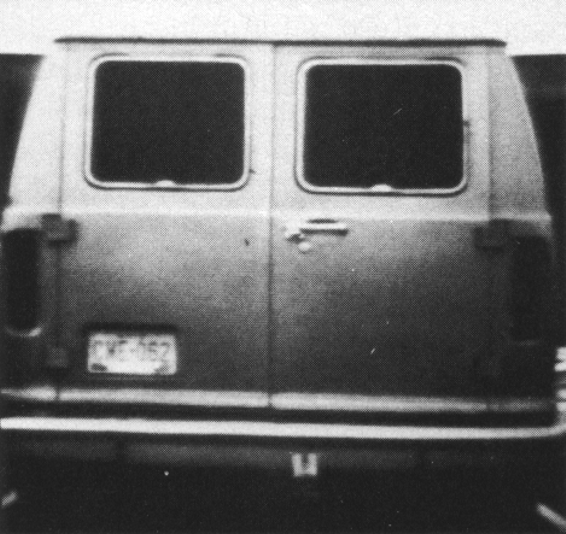
#> input picture pictures/实验4.tif, 566 x 534 px, found by its file name
$ python experiment_4.py
#> lines starting #> are read from the running program, lines starting #| are printed output that depends on the picture; after the words box and inside, x2 and y2 are one past the last pixel; in counts of white or black regions, pixels touching at a corner belong together
from math import *
from sympy import *
import cv2
import numpy as np
import copy
import scipy.signal as signal
import pylab as pl

car = cv2.imread("实验4.tif", 0)
#> car is the input picture: shape (534, 566); min 26, max 255, mean 106.1
car = cv2.GaussianBlur(car, (9,9), 0)
row, column = car.shape
#> row = 534; column = 566
car_f = np.copy(car)/255.0  # 像素值0-1之间

# sobel算子
sobelx = cv2.Sobel(car_f, -1, 1, 0, ksize=3) #只计算x方向
sobely = cv2.Sobel(car_f, -1, 0, 1, ksize=3) #只计算y方向
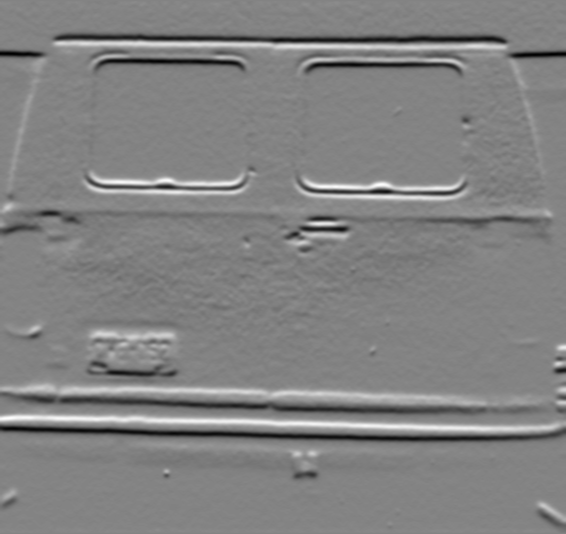
#> sobely: shape (534, 566) float64; min -1.12, max 1.05, mean -0.012; drawn with min black and max white
mag, ang = cv2.cartToPolar(sobelx, sobely, angleInDegrees=1)  # 得到梯度幅度和梯度角度阵列
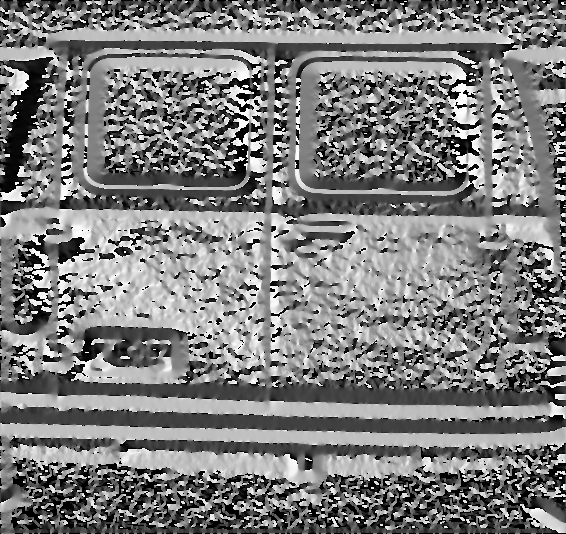
#> ang: shape (534, 566) float64; min 0, max 360, mean 177.3; drawn with min black and max white
cv2.imshow('M', mag)
cv2.imshow('x and y', np.hstack((sobelx, sobely)))
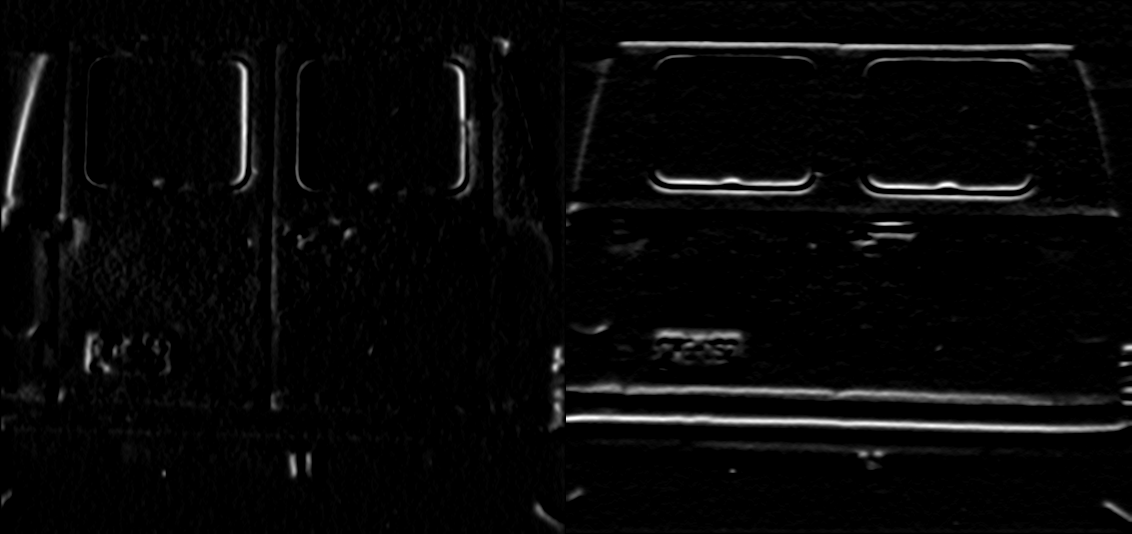
#> window 'x and y': shape (534, 1132); min 0, max 255, mean 7.6
# cv2.waitKey(0)

# 步骤二
g1 = np.zeros(car_f.shape)  # g与图片大小相同
X1, Y1 = np.where((mag > np.max(mag) * 0.4) & (mag < np.max(mag) * 0.9) &(ang >= 45)&(ang <= 135) )
#> X1 = 9696 values from 42 to 516; Y1 = 9696 values, max 565 at index 4735, min 0 at index 6559, mean 263
X5, Y5 = np.where((mag > np.max(mag) * 0.4) & (mag < np.max(mag) * 0.9) &(ang >= 245)&(ang <= 315) )
#> X5 = 10789 values from 34 to 521; Y5 = 10789 values, max 565 at index 2234, min 0 at index 2189, mean 269.2
g1[X1, Y1] = 1
g1[X5, Y5] = 1

g2 = np.zeros(car_f.shape)  # g与图片大小相同
X2, Y2 = np.where((mag > np.max(mag) * 0.4) & (mag < np.max(mag) * 0.7) & ( ang <= 45) )
#> X2 = 1190 values from 44 to 462; Y2 = 1190 values, max 561 at index 1124, min 2 at index 935, mean 171.3
X3, Y3 = np.where((mag > np.max(mag) * 0.4) & (mag < np.max(mag) * 0.7) & ( ang >= 135) & (ang <=225))
#> X3 = 1635 values from 39 to 474; Y3 = 1635 values, max 552 at index 1339, min 38 at index 1363, mean 307.1
X4, Y4 = np.where((mag > np.max(mag) * 0.4) & (mag < np.max(mag) * 0.7) & ( ang >= 315))
#> X4 = 656 values from 41 to 514; Y4 = 656 values, max 562 at index 459, min 2 at index 394, mean 320.9
g2[X2, Y2] = 1
g2[X3, Y3] = 1
g2[X4, Y4] = 1

# 行扫描，间隔k时，进行填充，填充值为1
def edge_connection(img, size, k):
#> called with size = 534, k = 25
    for i in range(size):
        Yi = np.where(img[i,:] > 0)
        if len(Yi[0]) > 11:  # 可调整
            for j in range(0, len(Yi[0]) - 1):
                if Yi[0][j + 1] - Yi[0][j] <= k:
                    img[i, Yi[0][j]:Yi[0][j + 1]] = 1
    return img


gx = edge_connection(g1, car_f.shape[0], k=25)
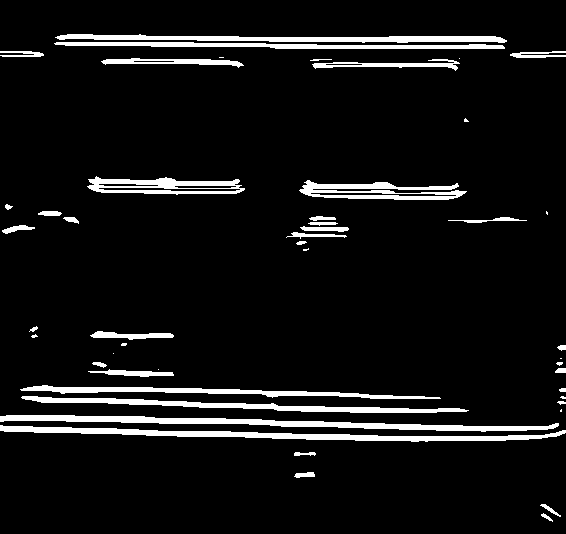
#> g1: shape (534, 566) float64; values 0 (black) and 1 (white), 7.3% white; 48 white regions (13 under 20 px), largest, box (x1, y1, x2, y2) and area: (0, 415, 559, 432) 3166, (0, 425, 566, 442) 3087, (55, 34, 507, 43) 2281
g2 = cv2.rotate(g2, 0)
gy = edge_connection(g2, car_f.shape[1], k=25)
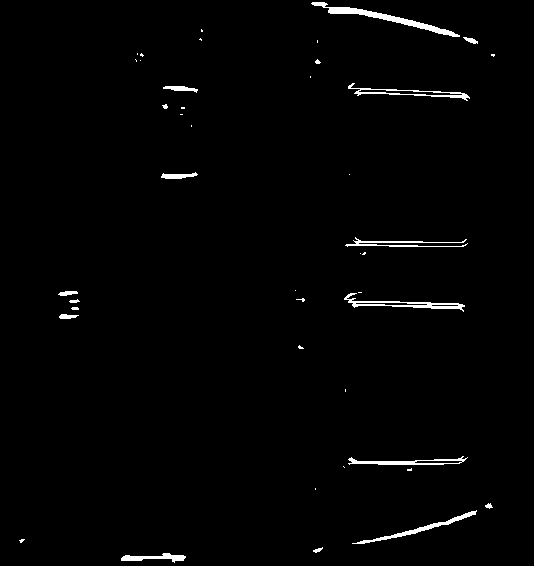
#> g2: shape (566, 534) float64; values 0 (black) and 1 (white), 1.4% white; 42 white regions (25 under 20 px), largest, box (x1, y1, x2, y2) and area: (311, 2, 460, 37) 830, (344, 293, 465, 312) 558, (352, 510, 477, 544) 468
gy = cv2.rotate(gy, 2)
g = gx + gy
cv2.imshow("gy", gy)
cv2.imshow("gx", gx)
cv2.imshow("g", g)
# cv2.waitKey(0)

# 形态学细化
def refining(f):
    rows, cols = f.shape
#> rows = 534; cols = 566
    # 细化模板
    B1 = np.array([-1, -1, -1, 0, 1, 0, 1, 1, 1]).reshape(3, 3)
    B2 = np.array([0, -1, -1, 1, 1, -1, 1, 1, 0]).reshape(3, 3)
    B3 = np.array([1, 0, -1, 1, 1, -1, 1, 0, -1]).reshape(3, 3)
    B4 = np.array([1, 1, 0, 1, 1, -1, 0, -1, -1]).reshape(3, 3)
    B5 = np.array([1, 1, 1, 0, 1, 0, -1, -1, -1]).reshape(3, 3)
    B6 = np.array([0, 1, 1, -1, 1, 1, -1, -1, 0]).reshape(3, 3)
    B7 = np.array([-1, 0, 1, -1, 1, 1, -1, 0, 1]).reshape(3, 3)
    B8 = np.array([-1, -1, 0, -1, 1, 1, 0, 1, 1]).reshape(3, 3)
    maskList = [B1, B2, B3, B4, B5, B6, B7, B8]
    count = 0
    # skemask1 = np.array([1, 0, 1, 0, 1, 0, 1, 0, 1]).reshape(3, 3)
    while True:
        temp = f.copy
        for m in maskList:
            mas = []
            for i in range(1, rows - 1):
                for j in range(1, cols - 1):
                    if f[i, j] == 0:
                        continue
                    elif np.sum(m * f[i - 1:i + 2, j - 1:j + 2]) == 4:
                        # 击中时标记删除点
                        mas.append((i, j))
            for it in mas:
                x, y = it
                f[x, y] = 0
        if (temp == f).all:
            count += 1
        else:
            count = 0
        if count == 8:
            break
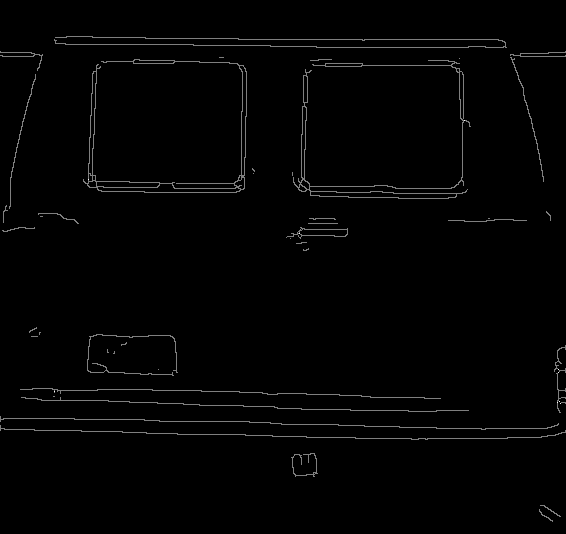
#> f: shape (534, 566) float64; min 0, max 2, mean 0.0236; drawn with min black and max white
    return f

f = refining(g)
cv2.imshow('f',f)
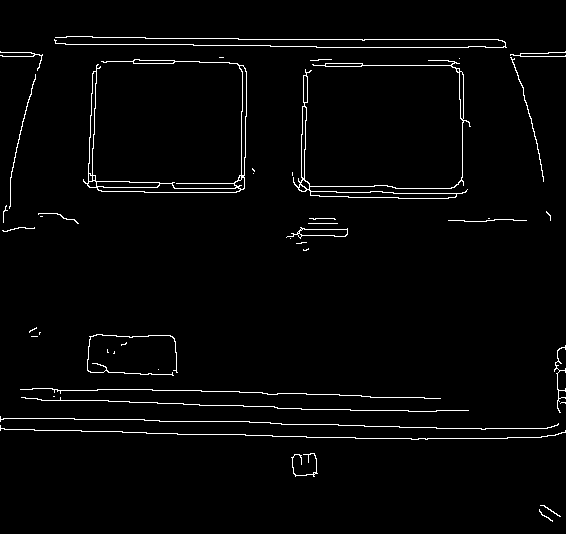
#> window 'f': shape (534, 566); 2.4% white in thin lines or dots
cv2.waitKey(0)

$ run again, with pictures/实验2.tif copied over pictures/实验4.tif
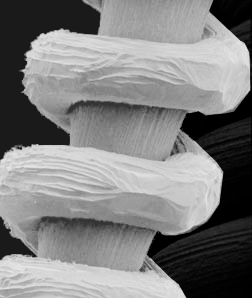
#> input picture pictures/实验2.tif, 252 x 298 px, found by its file name
#> car is the input picture: shape (298, 252); min 0, max 231, mean 128.1
#> `cv2.imshow('x and y', np.hstack((sobelx, sobely)))`:
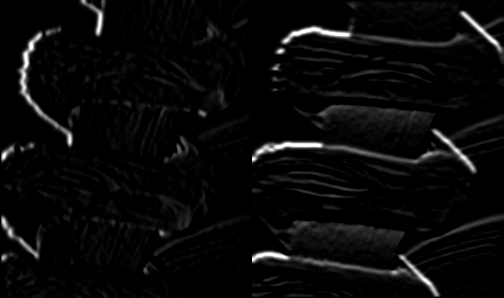
#> window 'x and y': shape (298, 504); min 0, max 255, mean 9.4
#> X1 = 1283 values from 12 to 284; Y1 = 1283 values, max 244 at index 488, min 0 at index 941, mean 99.95
#> X5 = 771 values from 2 to 251; Y5 = 771 values, max 251 at index 52, min 0 at index 515, mean 125.2
#> X2 = 223 values from 0 to 256; Y2 = 223 values, max 101 at index 5, min 2 at index 209, mean 52.66
#> X3 = 606 values from 0 to 297; Y3 = 606 values, max 250 at index 66, min 145 at index 527, mean 207.5
#> X4 = 294 values from 1 to 254; Y4 = 294 values, max 101 at index 10, min 1 at index 204, mean 31.48
#> g1: shape (298, 252) float64; values 0 (black) and 1 (white), 3% white; 31 white regions (15 under 20 px), largest, box (x1, y1, x2, y2) and area: (37, 27, 99, 37) 333, (4, 142, 71, 155) 305, (187, 108, 233, 117) 255
#> g2: shape (252, 298) float64; values 0 (black) and 1 (white), 1.9% white; 28 white regions (16 under 20 px), largest, box (x1, y1, x2, y2) and area: (194, 21, 257, 34) 272, (76, 206, 140, 225) 246, (187, 234, 257, 251) 228
#> `cv2.imshow('f',f)`:
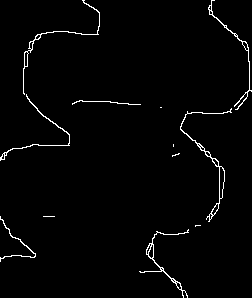
#> window 'f': shape (298, 252); 1.9% white in thin lines or dots
